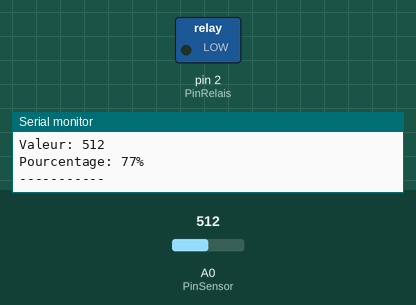
Bench run of a sketch on a simulated Arduino Uno, built with avr-gcc and run on an emulated ATmega328P. On the bench: switched loads named in the sketch (green lamp = pin HIGH), the last lines printed to the serial monitor. The inputs (shaded band) are chosen by the test bench; at power-on: A0 (PinSensor) = 512.

Above: at 1.8 s.
1.9 s: A0 (PinSensor) set to 703
3.4 s: A0 (PinSensor) set to 734
At 4.5 s:
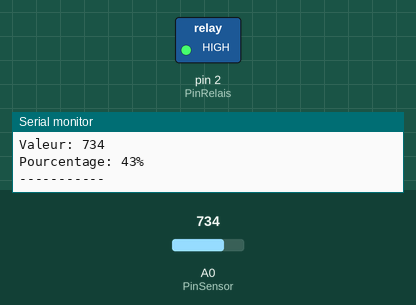
5.5 s: A0 (PinSensor) set to 716
At 7.2 s:
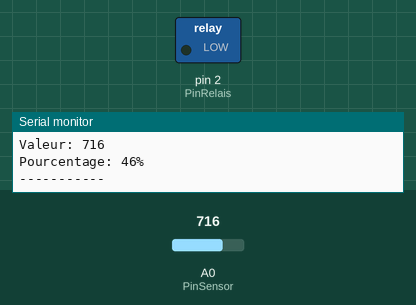
7.5 s: A0 (PinSensor) set to 900
At 8.8 s:
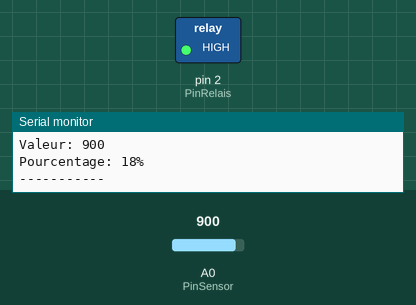
Timing chart, 0 to 10.5 s (numbered marks = the images above; inputs shaded):
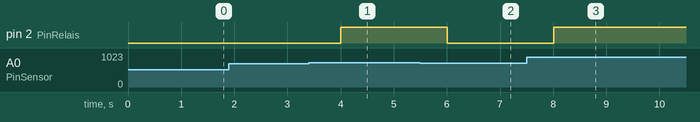

The sketch:

tesrr.ino
```cpp
#include <SoftwareSerial.h>

SoftwareSerial mySerial(11, 10);

int PinSensor = A0;
int PinRelais = 2;
int On = 0;

int ValeurSensor = 0;
int pourcentage = 0;

char car = NULL;

void setup() {
  Serial.begin(9600);
  mySerial.begin(9600);
  pinMode(PinRelais, OUTPUT);
}

void loop() {
  ValeurSensor = analogRead(PinSensor);
  pourcentage = ConvertEnPercent(ValeurSensor);

  car = mySerial.read();

  switch(car){
    case '1':
      On = 1;
      break;
    case '2':
      On = 0;
      break;
    default:
      car = NULL;
      break;
  }

  if (pourcentage <= 45 || On == 1) {
    digitalWrite(PinRelais, HIGH);
  }
  else if (pourcentage >= 40 || On == 0) {
    digitalWrite(PinRelais, LOW);
  }

  if (pourcentage > 100) {
    pourcentage = 100;
  }

  AfficheValeurEtPourcentage();
  delay(1000);
}

int ConvertEnPercent(int value) {
  int ValeurPorcentage = 0;
  ValeurPorcentage = map(value, 1023, 360, 0, 100);
  return ValeurPorcentage;

}

void AfficheValeurEtPourcentage() {
  Serial.print("Valeur: ");
  Serial.println(ValeurSensor);
  Serial.print("Pourcentage: ");
  Serial.print(pourcentage);
  Serial.println("%");
  Serial.println("-----------");
}
```

Measured:
- the behaviour switches between 718 and 719 on A0 (PinSensor) (found by bisection; images 0 and 1)
- after the input at 3.4 s, pin 2 (PinRelais): LOW → HIGH after 0.60 s
- after the input at 5.5 s, pin 2 (PinRelais): HIGH → LOW after 0.51 s
- after the input at 7.5 s, pin 2 (PinRelais): LOW → HIGH after 0.51 s
